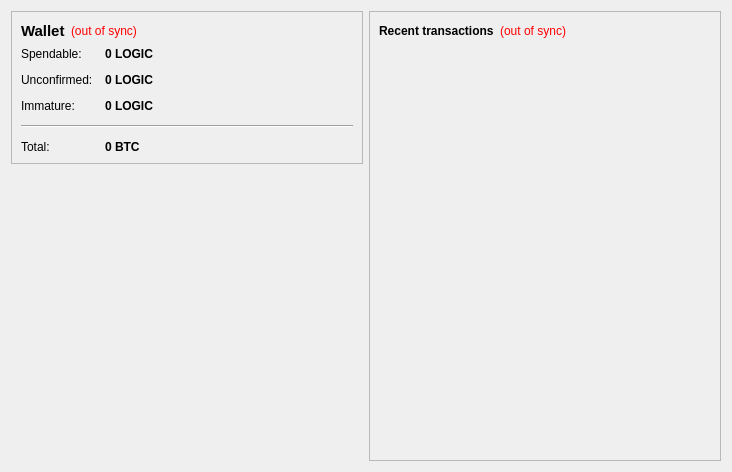
<?xml version="1.0" encoding="UTF-8"?>
<ui version="4.0">
 <class>OverviewPage</class>
 <widget class="QWidget" name="OverviewPage">
  <property name="geometry">
   <rect>
    <x>0</x>
    <y>0</y>
    <width>732</width>
    <height>472</height>
   </rect>
  </property>
  <property name="windowTitle">
   <string>Form</string>
  </property>
  <layout class="QHBoxLayout" name="horizontalLayout" stretch="0,0">
   <item>
    <layout class="QVBoxLayout" name="verticalLayout_2">
     <item>
      <widget class="QFrame" name="frame">
       <property name="frameShape">
        <enum>QFrame::StyledPanel</enum>
       </property>
       <property name="frameShadow">
        <enum>QFrame::Raised</enum>
       </property>
       <layout class="QVBoxLayout" name="verticalLayout_4">
        <item>
         <layout class="QHBoxLayout" name="horizontalLayout_4">
          <item>
           <widget class="QLabel" name="label_5">
            <property name="palette">
             <palette>
              <active>
               <colorrole role="Button">
                <brush brushstyle="SolidPattern">
                 <color alpha="255">
                  <red>255</red>
                  <green>255</green>
                  <blue>255</blue>
                 </color>
                </brush>
               </colorrole>
               <colorrole role="Light">
                <brush brushstyle="SolidPattern">
                 <color alpha="255">
                  <red>255</red>
                  <green>255</green>
                  <blue>255</blue>
                 </color>
                </brush>
               </colorrole>
               <colorrole role="Midlight">
                <brush brushstyle="SolidPattern">
                 <color alpha="255">
                  <red>255</red>
                  <green>255</green>
                  <blue>255</blue>
                 </color>
                </brush>
               </colorrole>
               <colorrole role="Dark">
                <brush brushstyle="SolidPattern">
                 <color alpha="255">
                  <red>127</red>
                  <green>127</green>
                  <blue>127</blue>
                 </color>
                </brush>
               </colorrole>
               <colorrole role="Mid">
                <brush brushstyle="SolidPattern">
                 <color alpha="255">
                  <red>170</red>
                  <green>170</green>
                  <blue>170</blue>
                 </color>
                </brush>
               </colorrole>
               <colorrole role="Text">
                <brush brushstyle="SolidPattern">
                 <color alpha="255">
                  <red>0</red>
                  <green>0</green>
                  <blue>0</blue>
                 </color>
                </brush>
               </colorrole>
               <colorrole role="BrightText">
                <brush brushstyle="SolidPattern">
                 <color alpha="255">
                  <red>255</red>
                  <green>255</green>
                  <blue>255</blue>
                 </color>
                </brush>
               </colorrole>
               <colorrole role="ButtonText">
                <brush brushstyle="SolidPattern">
                 <color alpha="255">
                  <red>0</red>
                  <green>0</green>
                  <blue>0</blue>
                 </color>
                </brush>
               </colorrole>
               <colorrole role="Base">
                <brush brushstyle="SolidPattern">
                 <color alpha="255">
                  <red>255</red>
                  <green>255</green>
                  <blue>255</blue>
                 </color>
                </brush>
               </colorrole>
               <colorrole role="Window">
                <brush brushstyle="SolidPattern">
                 <color alpha="255">
                  <red>255</red>
                  <green>255</green>
                  <blue>255</blue>
                 </color>
                </brush>
               </colorrole>
               <colorrole role="Shadow">
                <brush brushstyle="SolidPattern">
                 <color alpha="255">
                  <red>0</red>
                  <green>0</green>
                  <blue>0</blue>
                 </color>
                </brush>
               </colorrole>
               <colorrole role="AlternateBase">
                <brush brushstyle="SolidPattern">
                 <color alpha="255">
                  <red>255</red>
                  <green>255</green>
                  <blue>255</blue>
                 </color>
                </brush>
               </colorrole>
               <colorrole role="ToolTipBase">
                <brush brushstyle="SolidPattern">
                 <color alpha="255">
                  <red>255</red>
                  <green>255</green>
                  <blue>220</blue>
                 </color>
                </brush>
               </colorrole>
               <colorrole role="ToolTipText">
                <brush brushstyle="SolidPattern">
                 <color alpha="255">
                  <red>0</red>
                  <green>0</green>
                  <blue>0</blue>
                 </color>
                </brush>
               </colorrole>
              </active>
              <inactive>
               <colorrole role="Button">
                <brush brushstyle="SolidPattern">
                 <color alpha="255">
                  <red>255</red>
                  <green>255</green>
                  <blue>255</blue>
                 </color>
                </brush>
               </colorrole>
               <colorrole role="Light">
                <brush brushstyle="SolidPattern">
                 <color alpha="255">
                  <red>255</red>
                  <green>255</green>
                  <blue>255</blue>
                 </color>
                </brush>
               </colorrole>
               <colorrole role="Midlight">
                <brush brushstyle="SolidPattern">
                 <color alpha="255">
                  <red>255</red>
                  <green>255</green>
                  <blue>255</blue>
                 </color>
                </brush>
               </colorrole>
               <colorrole role="Dark">
                <brush brushstyle="SolidPattern">
                 <color alpha="255">
                  <red>127</red>
                  <green>127</green>
                  <blue>127</blue>
                 </color>
                </brush>
               </colorrole>
               <colorrole role="Mid">
                <brush brushstyle="SolidPattern">
                 <color alpha="255">
                  <red>170</red>
                  <green>170</green>
                  <blue>170</blue>
                 </color>
                </brush>
               </colorrole>
               <colorrole role="Text">
                <brush brushstyle="SolidPattern">
                 <color alpha="255">
                  <red>0</red>
                  <green>0</green>
                  <blue>0</blue>
                 </color>
                </brush>
               </colorrole>
               <colorrole role="BrightText">
                <brush brushstyle="SolidPattern">
                 <color alpha="255">
                  <red>255</red>
                  <green>255</green>
                  <blue>255</blue>
                 </color>
                </brush>
               </colorrole>
               <colorrole role="ButtonText">
                <brush brushstyle="SolidPattern">
                 <color alpha="255">
                  <red>0</red>
                  <green>0</green>
                  <blue>0</blue>
                 </color>
                </brush>
               </colorrole>
               <colorrole role="Base">
                <brush brushstyle="SolidPattern">
                 <color alpha="255">
                  <red>255</red>
                  <green>255</green>
                  <blue>255</blue>
                 </color>
                </brush>
               </colorrole>
               <colorrole role="Window">
                <brush brushstyle="SolidPattern">
                 <color alpha="255">
                  <red>255</red>
                  <green>255</green>
                  <blue>255</blue>
                 </color>
                </brush>
               </colorrole>
               <colorrole role="Shadow">
                <brush brushstyle="SolidPattern">
                 <color alpha="255">
                  <red>0</red>
                  <green>0</green>
                  <blue>0</blue>
                 </color>
                </brush>
               </colorrole>
               <colorrole role="AlternateBase">
                <brush brushstyle="SolidPattern">
                 <color alpha="255">
                  <red>255</red>
                  <green>255</green>
                  <blue>255</blue>
                 </color>
                </brush>
               </colorrole>
               <colorrole role="ToolTipBase">
                <brush brushstyle="SolidPattern">
                 <color alpha="255">
                  <red>255</red>
                  <green>255</green>
                  <blue>220</blue>
                 </color>
                </brush>
               </colorrole>
               <colorrole role="ToolTipText">
                <brush brushstyle="SolidPattern">
                 <color alpha="255">
                  <red>0</red>
                  <green>0</green>
                  <blue>0</blue>
                 </color>
                </brush>
               </colorrole>
              </inactive>
              <disabled>
               <colorrole role="Button">
                <brush brushstyle="SolidPattern">
                 <color alpha="255">
                  <red>255</red>
                  <green>255</green>
                  <blue>255</blue>
                 </color>
                </brush>
               </colorrole>
               <colorrole role="Light">
                <brush brushstyle="SolidPattern">
                 <color alpha="255">
                  <red>255</red>
                  <green>255</green>
                  <blue>255</blue>
                 </color>
                </brush>
               </colorrole>
               <colorrole role="Midlight">
                <brush brushstyle="SolidPattern">
                 <color alpha="255">
                  <red>255</red>
                  <green>255</green>
                  <blue>255</blue>
                 </color>
                </brush>
               </colorrole>
               <colorrole role="Dark">
                <brush brushstyle="SolidPattern">
                 <color alpha="255">
                  <red>127</red>
                  <green>127</green>
                  <blue>127</blue>
                 </color>
                </brush>
               </colorrole>
               <colorrole role="Mid">
                <brush brushstyle="SolidPattern">
                 <color alpha="255">
                  <red>170</red>
                  <green>170</green>
                  <blue>170</blue>
                 </color>
                </brush>
               </colorrole>
               <colorrole role="Text">
                <brush brushstyle="SolidPattern">
                 <color alpha="255">
                  <red>127</red>
                  <green>127</green>
                  <blue>127</blue>
                 </color>
                </brush>
               </colorrole>
               <colorrole role="BrightText">
                <brush brushstyle="SolidPattern">
                 <color alpha="255">
                  <red>255</red>
                  <green>255</green>
                  <blue>255</blue>
                 </color>
                </brush>
               </colorrole>
               <colorrole role="ButtonText">
                <brush brushstyle="SolidPattern">
                 <color alpha="255">
                  <red>127</red>
                  <green>127</green>
                  <blue>127</blue>
                 </color>
                </brush>
               </colorrole>
               <colorrole role="Base">
                <brush brushstyle="SolidPattern">
                 <color alpha="255">
                  <red>255</red>
                  <green>255</green>
                  <blue>255</blue>
                 </color>
                </brush>
               </colorrole>
               <colorrole role="Window">
                <brush brushstyle="SolidPattern">
                 <color alpha="255">
                  <red>255</red>
                  <green>255</green>
                  <blue>255</blue>
                 </color>
                </brush>
               </colorrole>
               <colorrole role="Shadow">
                <brush brushstyle="SolidPattern">
                 <color alpha="255">
                  <red>0</red>
                  <green>0</green>
                  <blue>0</blue>
                 </color>
                </brush>
               </colorrole>
               <colorrole role="AlternateBase">
                <brush brushstyle="SolidPattern">
                 <color alpha="255">
                  <red>255</red>
                  <green>255</green>
                  <blue>255</blue>
                 </color>
                </brush>
               </colorrole>
               <colorrole role="ToolTipBase">
                <brush brushstyle="SolidPattern">
                 <color alpha="255">
                  <red>255</red>
                  <green>255</green>
                  <blue>220</blue>
                 </color>
                </brush>
               </colorrole>
               <colorrole role="ToolTipText">
                <brush brushstyle="SolidPattern">
                 <color alpha="255">
                  <red>0</red>
                  <green>0</green>
                  <blue>0</blue>
                 </color>
                </brush>
               </colorrole>
              </disabled>
             </palette>
            </property>
            <property name="font">
             <font>
              <pointsize>11</pointsize>
              <weight>75</weight>
              <bold>true</bold>
             </font>
            </property>
            <property name="text">
             <string>Wallet</string>
            </property>
           </widget>
          </item>
          <item>
           <widget class="QLabel" name="labelWalletStatus">
            <property name="toolTip">
             <string>The displayed information may be out of date. Your wallet automatically synchronizes with the LogiCoin network after a connection is established, but this process has not completed yet.</string>
            </property>
            <property name="styleSheet">
             <string notr="true">QLabel { color: red; }</string>
            </property>
            <property name="text">
             <string notr="true">(out of sync)</string>
            </property>
            <property name="alignment">
             <set>Qt::AlignLeading|Qt::AlignLeft|Qt::AlignVCenter</set>
            </property>
           </widget>
          </item>
          <item>
           <spacer name="horizontalSpacer_2">
            <property name="orientation">
             <enum>Qt::Horizontal</enum>
            </property>
            <property name="sizeHint" stdset="0">
             <size>
              <width>40</width>
              <height>20</height>
             </size>
            </property>
           </spacer>
          </item>
         </layout>
        </item>
        <item>
         <layout class="QFormLayout" name="formLayout_2">
          <property name="fieldGrowthPolicy">
           <enum>QFormLayout::AllNonFixedFieldsGrow</enum>
          </property>
          <property name="horizontalSpacing">
           <number>12</number>
          </property>
          <property name="verticalSpacing">
           <number>12</number>
          </property>
          <item row="0" column="0">
           <widget class="QLabel" name="label">
            <property name="text">
             <string>Spendable:</string>
            </property>
           </widget>
          </item>
          <item row="0" column="1">
           <widget class="QLabel" name="labelBalance">
            <property name="font">
             <font>
              <weight>75</weight>
              <bold>true</bold>
             </font>
            </property>
            <property name="cursor">
             <cursorShape>IBeamCursor</cursorShape>
            </property>
            <property name="toolTip">
             <string>Your current spendable balance</string>
            </property>
            <property name="text">
             <string notr="true">0 LOGIC</string>
            </property>
            <property name="textInteractionFlags">
             <set>Qt::LinksAccessibleByMouse|Qt::TextSelectableByKeyboard|Qt::TextSelectableByMouse</set>
            </property>
           </widget>
          </item>
          <item row="2" column="0">
           <widget class="QLabel" name="label_3">
            <property name="text">
             <string>Unconfirmed:</string>
            </property>
           </widget>
          </item>
          <item row="2" column="1">
           <widget class="QLabel" name="labelUnconfirmed">
            <property name="font">
             <font>
              <weight>75</weight>
              <bold>true</bold>
             </font>
            </property>
            <property name="cursor">
             <cursorShape>IBeamCursor</cursorShape>
            </property>
            <property name="toolTip">
             <string>Total of transactions that have yet to be confirmed, and do not yet count toward the current balance</string>
            </property>
            <property name="text">
             <string notr="true">0 LOGIC</string>
            </property>
            <property name="textInteractionFlags">
             <set>Qt::LinksAccessibleByMouse|Qt::TextSelectableByKeyboard|Qt::TextSelectableByMouse</set>
            </property>
           </widget>
          </item>
          <item row="3" column="0">
           <widget class="QLabel" name="labelImmatureText">
            <property name="text">
             <string>Immature:</string>
            </property>
           </widget>
          </item>
          <item row="3" column="1">
           <widget class="QLabel" name="labelImmature">
            <property name="font">
             <font>
              <weight>75</weight>
              <bold>true</bold>
             </font>
            </property>
            <property name="toolTip">
             <string>Mined balance that has not yet matured</string>
            </property>
            <property name="text">
             <string notr="true">0 LOGIC</string>
            </property>
            <property name="textInteractionFlags">
             <set>Qt::LinksAccessibleByMouse|Qt::TextSelectableByKeyboard|Qt::TextSelectableByMouse</set>
            </property>
           </widget>
          </item>
          <item row="4" column="0" colspan="2">
           <widget class="Line" name="line">
            <property name="orientation">
             <enum>Qt::Horizontal</enum>
            </property>
           </widget>
          </item>
          <item row="5" column="0">
           <widget class="QLabel" name="labelTotalText">
            <property name="text">
             <string>Total:</string>
            </property>
           </widget>
          </item>
          <item row="5" column="1">
           <widget class="QLabel" name="labelTotal">
            <property name="font">
             <font>
              <weight>75</weight>
              <bold>true</bold>
             </font>
            </property>
            <property name="cursor">
             <cursorShape>IBeamCursor</cursorShape>
            </property>
            <property name="toolTip">
             <string>Your current total balance</string>
            </property>
            <property name="text">
             <string notr="true">0 BTC</string>
            </property>
            <property name="textInteractionFlags">
             <set>Qt::LinksAccessibleByMouse|Qt::TextSelectableByKeyboard|Qt::TextSelectableByMouse</set>
            </property>
           </widget>
          </item>
         </layout>
        </item>
       </layout>
      </widget>
     </item>
     <item>
      <spacer name="verticalSpacer_4">
       <property name="orientation">
        <enum>Qt::Vertical</enum>
       </property>
       <property name="sizeHint" stdset="0">
        <size>
         <width>20</width>
         <height>40</height>
        </size>
       </property>
      </spacer>
     </item>
     <item>
      <spacer name="verticalSpacer">
       <property name="orientation">
        <enum>Qt::Vertical</enum>
       </property>
       <property name="sizeHint" stdset="0">
        <size>
         <width>20</width>
         <height>40</height>
        </size>
       </property>
      </spacer>
     </item>
    </layout>
   </item>
   <item>
    <layout class="QVBoxLayout" name="verticalLayout_3">
     <item>
      <widget class="QFrame" name="frame_2">
       <property name="frameShape">
        <enum>QFrame::StyledPanel</enum>
       </property>
       <property name="frameShadow">
        <enum>QFrame::Raised</enum>
       </property>
       <layout class="QVBoxLayout" name="verticalLayout">
        <item>
         <layout class="QHBoxLayout" name="horizontalLayout_2">
          <item>
           <widget class="QLabel" name="label_4">
            <property name="text">
             <string>&lt;b&gt;Recent transactions&lt;/b&gt;</string>
            </property>
           </widget>
          </item>
          <item>
           <widget class="QLabel" name="labelTransactionsStatus">
            <property name="toolTip">
             <string>The displayed information may be out of date. Your wallet automatically synchronizes with the LogiCoin network after a connection is established, but this process has not completed yet.</string>
            </property>
            <property name="styleSheet">
             <string notr="true">QLabel { color: red; }</string>
            </property>
            <property name="text">
             <string notr="true">(out of sync)</string>
            </property>
            <property name="alignment">
             <set>Qt::AlignRight|Qt::AlignTrailing|Qt::AlignVCenter</set>
            </property>
           </widget>
          </item>
          <item>
           <spacer name="horizontalSpacer">
            <property name="orientation">
             <enum>Qt::Horizontal</enum>
            </property>
            <property name="sizeHint" stdset="0">
             <size>
              <width>40</width>
              <height>20</height>
             </size>
            </property>
           </spacer>
          </item>
         </layout>
        </item>
        <item>
         <widget class="QListView" name="listTransactions">
          <property name="styleSheet">
           <string notr="true">QListView { background: transparent; }</string>
          </property>
          <property name="frameShape">
           <enum>QFrame::NoFrame</enum>
          </property>
          <property name="verticalScrollBarPolicy">
           <enum>Qt::ScrollBarAlwaysOff</enum>
          </property>
          <property name="horizontalScrollBarPolicy">
           <enum>Qt::ScrollBarAlwaysOff</enum>
          </property>
          <property name="selectionMode">
           <enum>QAbstractItemView::NoSelection</enum>
          </property>
         </widget>
        </item>
       </layout>
      </widget>
     </item>
    </layout>
   </item>
  </layout>
 </widget>
 <resources/>
 <connections/>
</ui>
